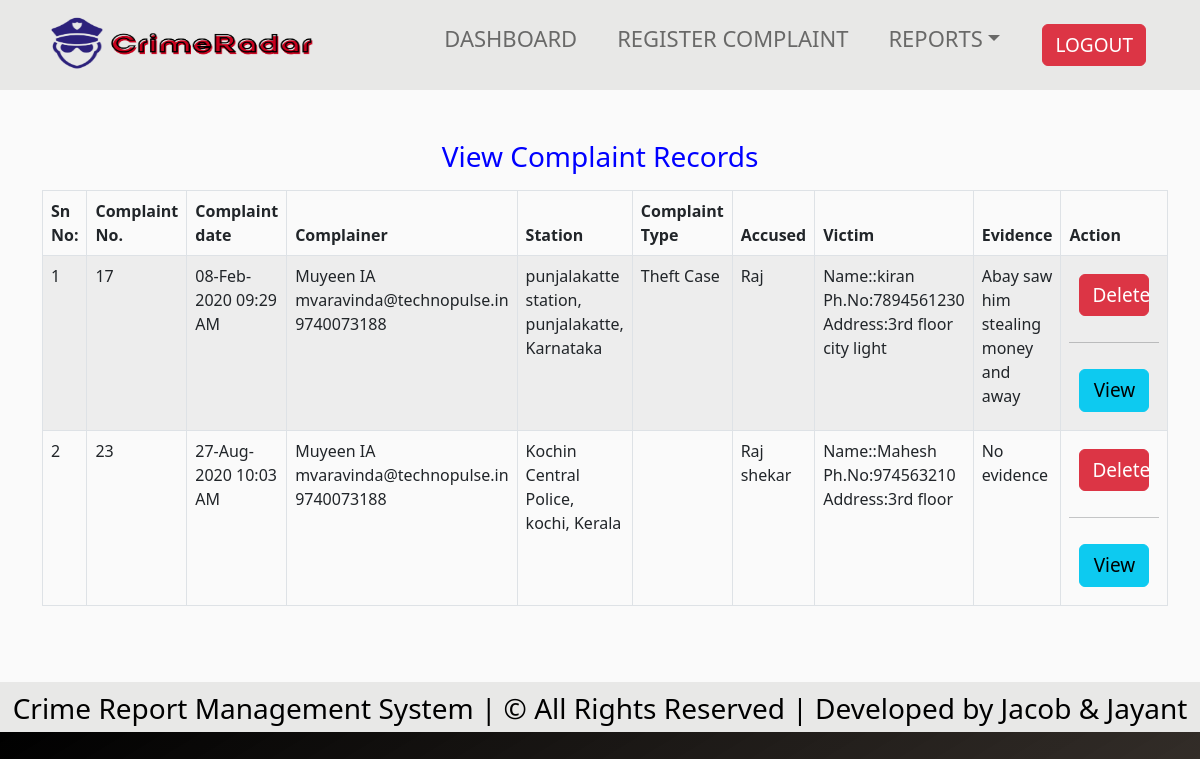
Page /viewcomcomplaint.php (signed in) on the committed database.
### tables this page shows
CREATE TABLE `complaint` (
  `complaint_id` int(10) NOT NULL,
  `substation_id` int(10) NOT NULL,
  `station_id` int(10) NOT NULL,
  `complainer_id` int(10) NOT NULL,
  `complaint_type` varchar(25) NOT NULL,
  `accused` varchar(50) NOT NULL,
  `complaint_detail` text NOT NULL,
  `complaint_date` datetime NOT NULL DEFAULT current_timestamp(),
  `victim_address` text NOT NULL,
  `victims_name` varchar(50) NOT NULL,
  `victim_phoneno` varchar(10) NOT NULL,
  `evidence` text NOT NULL,
  `photo_evidence` varchar(100) NOT NULL,
  `video_evidence` varchar(100) NOT NULL,
  `anynote` text NOT NULL,
  `status` varchar(10) NOT NULL
);

CREATE TABLE `complainer` (
  `complainer_id` int(11) NOT NULL,
  `name` varchar(100) NOT NULL,
  `username` varchar(100) NOT NULL,
  `gender` enum('m','f','o') NOT NULL,
  `mobile` varchar(20) NOT NULL,
  `password` varchar(255) NOT NULL,
  `status` varchar(10) NOT NULL
);

CREATE TABLE `substation` (
  `substation_id` int(10) NOT NULL,
  `substation_name` varchar(100) NOT NULL,
  `station_id` int(10) NOT NULL,
  `city` varchar(100) NOT NULL,
  `substation_addresss` text NOT NULL,
  `contact_no` varchar(15) NOT NULL,
  `img` varchar(100) NOT NULL,
  `description` text NOT NULL,
  `status` varchar(10) NOT NULL
);

CREATE TABLE `station` (
  `station_id` int(11) NOT NULL,
  `state` varchar(50) NOT NULL,
  `description` text NOT NULL,
  `status` varchar(10) NOT NULL
);

### viewcomcomplaint.php (the view, shortened to what this page needs)
<?php
include("connect.php");
?>
<!doctype html>
<html lang="en">
  <head>
    <link href="https://cdn.jsdelivr.net/npm/bootstrap@5.2.3/dist/css/bootstrap.min.css" rel="stylesheet">
    <link rel="stylesheet" href="style.css">
</head>
  <body>
  <header>
        <nav class="navbar navbar-expand-lg ">
            <div class="container-fluid">
                <a class="navbar-brand" href="#">
                    <img class="x" src="logo.png" alt="Bootstrap" width="300" height="75">
                </a>
                <div class="collapse navbar-collapse justify-content-end" id="navbarTogglerDemo02">
                    <ul class="navbar-nav ms-auto" >
                            <li class="nav-item"><a class="nav-link" href="home.php">DASHBOARD</a></li>
                            <li class="nav-item"><a class="nav-link" href="insertcomplaint.php">REGISTER COMPLAINT</a></li>
                            <li class="nav-item dropdown">
          <a class="nav-link dropdown-toggle" href="#" role="button" data-bs-toggle="dropdown" aria-expanded="false">REPORTS</a>
        </li>
                            <li class="nav-item"><a class="btn btn-danger" href="logout.php">LOGOUT</a></li>
                    </ul>
                </div>
            </div>
        </nav>
    </header>
    <section class="pad50" style="background-color: rgba(250, 250, 250, 1);">
            <div class="container">
                <div class="row">
                    <div class="col-md-12">
                        <div class="text-section">
<h3 class="underline"><span>View Complaint Records</span></h3>
<p class="mb30">
<table id="datatablefixcolumn"  class="table table-striped table-bordered">
	<thead>
		<tr>
        <th>Sn No:</th>
			<th>Complaint No.</th>
			<th>Complaint date</th>
			<th>Complainer</th>
			<th>Station</th>
			<th>Complaint Type</th>
			<th>Accused</th>
			<th>Victim</th>
            <th>Evidence</th>
			<th style='width: 80px;'>Action</th>
		</tr>
	</thead>
	<tbody>
		<?php
        $a = 0;
		$sql = "SELECT complaint.*,substation.substation_name,substation.contact_no,substation.substation_addresss, station.state,substation.city, complainer.name,complainer.username, complainer.mobile FROM complaint LEFT JOIN substation on complaint.substation_id=substation.substation_id LEFT JOIN station ON station.station_id=substation.station_id LEFT JOIN complainer ON complainer.complainer_id=complaint.complainer_id";
		if(isset($_SESSION['username']))
		{
			$sql = $sql . " WHERE complainer.username='$_SESSION[username]' ";
		}
        $qsql = mysqli_query($con,$sql);
		while($rs = mysqli_fetch_assoc($qsql))
		{
            $a++;
			echo "<tr>
            <td>$a</td>
					<td>$rs[complaint_id]</td>
					<td>" . date("d-M-Y h:i A",strtotime($rs['complaint_date'])) ."</td>
					<td>$rs[name]<br>$rs[username]<br>$rs[mobile]</td>
					<td>$rs[substation_name],<br>$rs[city], $rs[state]</td>
					<td>$rs[complaint_type]</td>
					<td>$rs[accused]</td>
					<td>Name::$rs[victims_name]<br>Ph.No:$rs[victim_phoneno]<br>Address:$rs[victim_address]</td>
                    <td>$rs[evidence]</td>
					<td>";
			if(isset($_SESSION['login_id']))
			{
			echo "<a href='viewcomplaint.php?delid=$rs[complaint_id]'onclick='return confirmdel()' class='btn btn-danger' style='width: 70px;'>Delete</a><hr>";
			}
			echo "<a href='comcomplaintacknowledgementreport.php? goid=$rs[complaint_id]' class='btn btn-info' style='width: 70px;'>View</a>";
			echo "</td></tr>";
		}
	?>
	</tbody>
</table>
</p>
                        </div>
                    </div>
                </div>
            </div>
        </section>
<footer>
            <h3 class="footer_text">Crime Report Management System | © All Rights Reserved | Developed by Jacob & Jayant </h3>
        </footer>
    </body>
</html>

### style.css (style rules this page uses)
* { box-sizing: border-box; padding: 0; margin: 0; }
nav { background-color:#e8e8e7; height: 90px; top:0; width: 100%; color: black; }
.x { margin-left: 22px; }
.navbar-nav { float: right; margin-right: 20px; color: black; font-size: 22px; }
.navbar-nav li { display: inline-block; margin: 0 12px; }
body { background-image: linear-gradient(to bottom right, rgb(0, 0, 0), rgba(44, 29, 17, 0.747)); height:100%; width: 100%; color: white; padding: 0; }
.container { padding-top:50px; padding-bottom: 60px; margin:auto auto; }
.btn { margin:10px; font-size:19px; }
footer { background-color:#e8e8e7 ; height: 50px; width: 100%; }
.footer_text { text-align: center; color:black; top: 20%; position: relative; }
.underline { color: blue; text-align:center; }

### rows in the picture
complaint: complaint_id "17", complaint_date "08-Feb-2020 09:29 AM", complainer.name "Muyeen IA", complainer.username "mvaravinda@technopulse.in", complainer.mobile "9740073188", substation.substation_name "punjalakatte station", substation.city "punjalakatte", station.state "Karnataka", complaint_type "Theft Case", accused "Raj", victims_name "kiran", victim_phoneno "7894561230", victim_address "3rd floor city light", evidence "Abay saw him stealing money and away"
complaint: complaint_id "23", complaint_date "27-Aug-2020 10:03 AM", complainer.name "Muyeen IA", complainer.username "mvaravinda@technopulse.in", complainer.mobile "9740073188", substation.substation_name "Kochin Central Police", substation.city "kochi", station.state "Kerala", accused "Raj shekar", victims_name "Mahesh", victim_phoneno "974563210", victim_address "3rd floor", evidence "No evidence"
